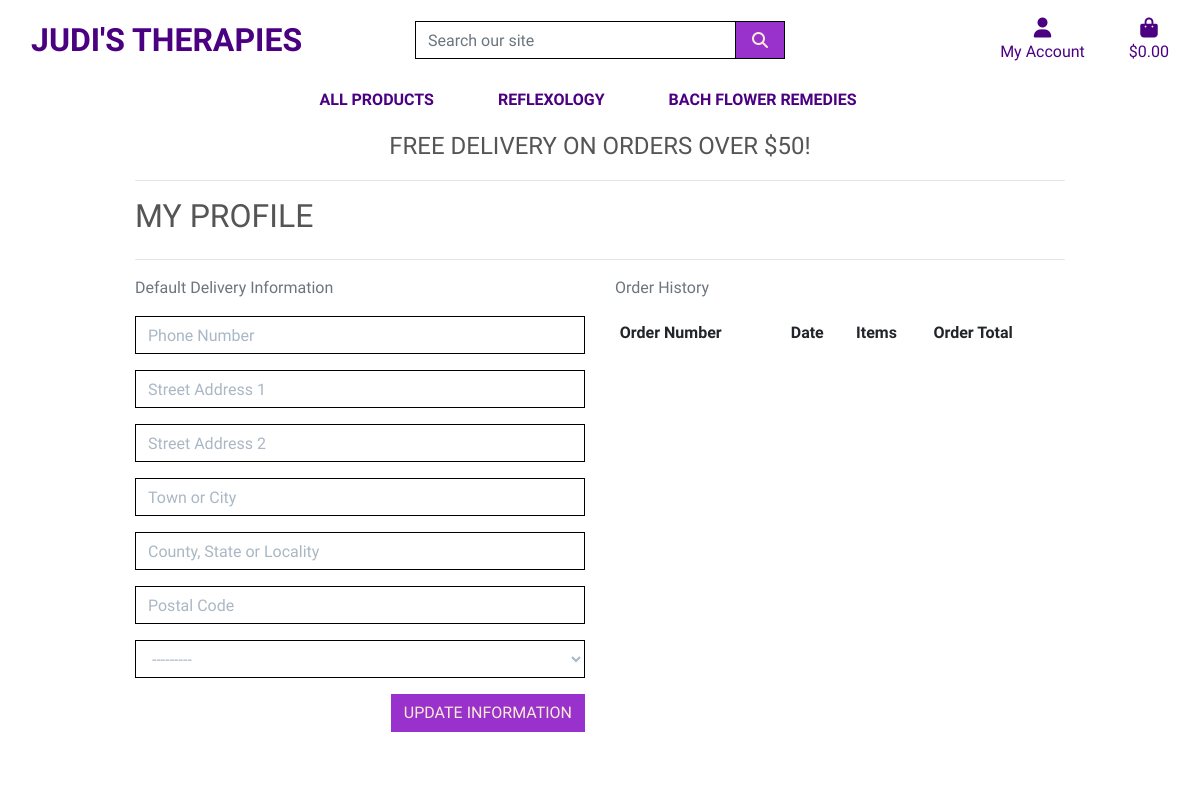
/profile/ (signed in), run on an earlier commit of the app's database.
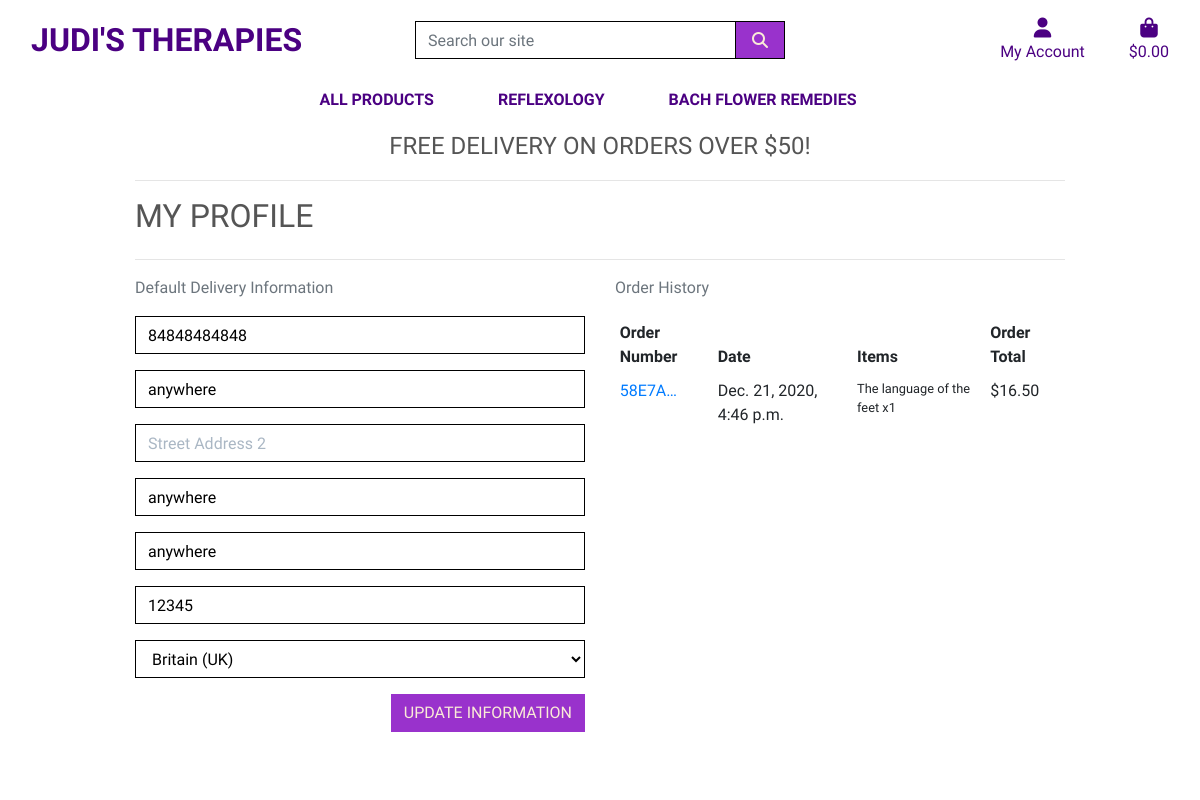
And on a later commit of the database.
### profiles/models.py (models this page shows, shortened)
class UserProfile(models.Model):
    user = models.OneToOneField(User, on_delete=models.CASCADE)
    default_phone_number = models.CharField(max_length=20, null=True, blank=True)
    default_street_address1 = models.CharField(max_length=80, null=True, blank=True)
    default_street_address2 = models.CharField(max_length=80, null=True, blank=True)
    default_town_or_city = models.CharField(max_length=40, null=True, blank=True)
    default_county = models.CharField(max_length=80, null=True, blank=True)
    default_postcode = models.CharField(max_length=20, null=True, blank=True)
    default_country = CountryField(blank_label='Country', null=True, blank=True)

### checkout/models.py (models this page shows, shortened)
class Order(models.Model):
    order_number = models.CharField(max_length=32, null=False, editable=False)
    user_profile = models.ForeignKey(UserProfile, on_delete=models.SET_NULL,
                                     null=True, blank=True, related_name='orders')
    full_name = models.CharField(max_length=50, null=False, blank=False)
    email = models.EmailField(max_length=254, null=False, blank=False)
    phone_number = models.CharField(max_length=20, null=False, blank=False)
    country = CountryField(blank_label='Country *', null=False, blank=False)
    postcode = models.CharField(max_length=20, null=True, blank=True)
    town_or_city = models.CharField(max_length=40, null=False, blank=False)
    street_address1 = models.CharField(max_length=80, null=False, blank=False)
    street_address2 = models.CharField(max_length=80, null=True, blank=True)
    county = models.CharField(max_length=80, null=True, blank=True)
    date = models.DateTimeField(auto_now_add=True)
    delivery_cost = models.DecimalField(max_digits=6, decimal_places=2, null=False, default=0)
    order_total = models.DecimalField(max_digits=10, decimal_places=2, null=False, default=0)
    grand_total = models.DecimalField(max_digits=10, decimal_places=2, null=False, default=0)
    original_bag = models.TextField(null=False, blank=False, default='')
    stripe_pid = models.CharField(max_length=254, null=False, blank=False, default='')

class OrderLineItem(models.Model):
    order = models.ForeignKey(Order, null=False, blank=False, on_delete=models.CASCADE, related_name='lineitems')
    product = models.ForeignKey(Product, null=False, blank=False, on_delete=models.CASCADE)
    product_size = models.CharField(max_length=2, null=True, blank=True) # XS, S, M, L, XL
    quantity = models.IntegerField(null=False, blank=False, default=0)
    lineitem_total = models.DecimalField(max_digits=6, decimal_places=2, null=False, blank=False, editable=False)

### products/models.py (models this page shows, shortened)
class Product(models.Model):
    category = models.ForeignKey('Category', null=True, blank=True, on_delete=models.SET_NULL)
    sku = models.CharField(max_length=254, null=True, blank=True)
    name = models.CharField(max_length=254)
    description = models.TextField()
    price = models.DecimalField(max_digits=6, decimal_places=2)
    has_sizes = models.BooleanField(default=False, null=True, blank=True)
    rating = models.DecimalField(max_digits=6, decimal_places=2, null=True, blank=True)
    image = models.ImageField(null=True, blank=True)

### profiles/views.py (the view)
# urls.py: path('profile/', include('profiles.urls')),
def profile(request):
    profile = get_object_or_404(UserProfile, user=request.user)
    if request.method == 'POST':
        form = UserProfileForm(request.POST, instance=profile)
        if form.is_valid():
            form.save()
            messages.success(request, 'Profile updated successfully')
        else:
            messages.error(request, 'Update failed. Please ensure the form is valid.')
    else:
        form = UserProfileForm(instance=profile)
    orders = profile.orders.all()
    template = 'profiles/profile.html'
    context = {
        'form': form,
        'orders': orders,
        'on_profile_page': True
    }
    return render(request, template, context)

### profiles/forms.py
class UserProfileForm(forms.ModelForm):
    class Meta:
        model = UserProfile
        exclude = ('user',)
    def __init__(self, *args, **kwargs):
        super().__init__(*args, **kwargs)
        placeholders = {
            'default_phone_number': 'Phone Number',
            'default_postcode': 'Postal Code',
            'default_town_or_city': 'Town or City',
            'default_street_address1': 'Street Address 1',
            'default_street_address2': 'Street Address 2',
            'default_county': 'County, State or Locality',
        }
        self.fields['default_phone_number'].widget.attrs['autofocus'] = True
        for field in self.fields:
            if field != 'default_country':
                if self.fields[field].required:
                    placeholder = f'{placeholders[field]} *'
                else:
                    placeholder = placeholders[field]
                self.fields[field].widget.attrs['placeholder'] = placeholder
            self.fields[field].widget.attrs['class'] = 'border-black rounded-0 profile-form-input'
            self.fields[field].label = False

### bag/contexts.py (called while the page is built, shortened)
def bag_contents(request):
    bag_items = []
    total = 0
    product_count = 0
    bag = request.session.get('bag', {})
    if total < settings.FREE_DELIVERY_THRESHOLD:
        delivery = total * Decimal(settings.STANDARD_DELIVERY_PERCENTAGE / 100)
        free_delivery_delta = settings.FREE_DELIVERY_THRESHOLD - total
    else:
        delivery = 0
        free_delivery_delta = 0
    grand_total = delivery + total
    context = {
        'bag_items': bag_items,
        'total': total,
        'product_count': product_count,
        'delivery': delivery,
        'free_delivery_delta': free_delivery_delta,
        'free_delivery_threshold': settings.FREE_DELIVERY_THRESHOLD,
        'grand_total': grand_total,
    }
    return context

### profiles/templates/profiles/profile.html (shortened to what this page needs)
<!DOCTYPE html>
{% extends "base.html" %}
{% load static %}
{% block extra_css %}
    <link rel="stylesheet" href="{% static 'profiles/css/profile.css' %}">
{% endblock %}
{% block page_header %}
    <div class="container header-container">
    </div>
{% endblock %}
{% block content %}
    <div class="overlay"></div>
    <div class="container">
        <div class="row">
            <div class="col">
                <hr>
                <h2 class="logo-font mb-4">My Profile</h2>
                <hr>
            </div>
        </div>
        <div class="row">
            <div class="col-12 col-lg-6">
                <p class="text-muted">Default Delivery Information</p>
                <form class="mt-3" action="{% url 'profile' %}" method="POST" id="profile-update-form">
                    {{ form|crispy }}
                    <button class="btn btn-black rounded-0 text-uppercase float-right">Update Information</button>
                </form>
            </div>
            <div class="col-12 col-lg-6">
                <p class="text-muted">Order History</p>
                <div class="order-history table-responsive">
                    <table class="table table-sm table-borderless">
                        <thead>
                            <tr>
                                <th>Order Number</th>
                                <th>Date</th>
                                <th>Items</th>
                                <th>Order Total</th>
                            </tr>
                        </thead>
                        <tbody>
                            {% for order in orders %}
                                <tr>
                                    <td>
                                        <a href="{% url 'order_history' order.order_number %}"
                                        title="{{ order.order_number }}">
                                            {{ order.order_number|truncatechars:6 }}
                                        </a>
                                    </td>
                                    <td>{{ order.date }}</td>
                                    <td>
                                        <ul class="list-unstyled">
                                            {% for item in order.lineitems.all %}
                                                <li class="small">
                                                    {{ item.product.name }} x{{ item.quantity }}
                                                </li>
                                            {% endfor %}
                                        </ul>
                                    </td>
                                    <td>${{ order.grand_total }}</td>
                                </tr>
                            {% endfor %}
                        </tbody>
                    </table>
                </div>
            </div>
        </div>
    </div>
{% endblock %}

### templates/base.html (shortened to what this page needs)
<!doctype html>
{% load static %}
<html lang="en">
  <head>
    {% block core_css %}
    <link rel="stylesheet" href="https://stackpath.bootstrapcdn.com/bootstrap/4.4.1/css/bootstrap.min.css">
    <link rel="stylesheet" href="{% static 'css/base.css' %}">
    {% endblock%}
    {% block extra_css %}
    {% endblock %}
  </head>
  <body>
    <header class="container-fluid fixed-top">
        <div id="topnav" class="row bg-white pt-lg-2 d-none d-lg-flex">
            <div class="col-12 col-lg-4 my-auto py-1 py-lg-0 text-center text-lg-left">
                <a href="{% url 'home' %}" class="nav-link main-logo-link">
                    <h2 class="logo-font text-black my-0"><strong>Judi's Therapies</strong></h2>
                </a>
            </div>
            <div class="col-12 col-lg-4 my-auto py-1 py-lg-0">
                <form method="GET" action="{% url 'products' %}">
                    <div class="input-group w-100">
                        <input class="form-control border border-black rounded-0" type="text" name="q" placeholder="Search our site">
                        <div class="input-group-append">
                            <button class="form-control btn btn-black border border-black rounded-0" type="submit">
                                <span class="icon">
                                    <i class="fas fa-search"></i>
                                </span>
                            </button>
                        </div>
                    </div>
                </form>
            </div>
            <div class="col-12 col-lg-4 my-auto py-1 py-lg-0">
                <ul class="list-inline list-unstyled text-center text-lg-right my-0">
                    <li class="list-inline-item dropdown">
                        <a class="text-black nav-link" href="#" id="user-options" data-toggle="dropdown" aria-haspopup="true" aria-expanded="false">
                            <div class="text-center">
                                <div><i class="fas fa-user fa-lg"></i></div>
                                <p class="my-0">My Account</p>
                            </div>
                        </a>
                    </li>
                    <li class="list-inline-item">
                        <a class="{% if grand_total %}text-info font-weight-bold{% else %}text-black{% endif %} nav-link" href="{% url 'view_bag' %}">
                            <div class="text-center">
                                <div><i class="fas fa-shopping-bag fa-lg"></i></div>
                                <p class="my-0">
                                    {% if grand_total %}
                                        ${{ grand_total|floatformat:2 }}
                                    {% else %}
                                        $0.00
                                    {% endif %}
                                </p>
                            </div>
                        </a>
                    </li>
                </ul>
            </div>
        </div>
        <div class="row bg-white">
            <nav class="navbar navbar-expand-lg navbar-light w-100">
                {% include 'includes/mobile-top-header.html' %}
                {% include 'includes/main-nav.html' %}
            </nav>
        </div>
        <div id="delivery-banner" class="row text-center">
            <div class="col bg-black text-purple">
                <h4 class="logo-font my-1">Free delivery on orders over ${{ free_delivery_threshold }}!</h4>
            </div>
        </div>
    </header>
    {% block page_header %}
    {% endblock %}
    {% block content %}
    {% endblock %}
  </body>
</html>

### templates/includes/mobile-top-header.html (shortened to what this page needs)
<!DOCTYPE html>

### templates/includes/main-nav.html (shortened to what this page needs)
<!DOCTYPE html>
<div class="collapse navbar-collapse" id="main-nav">
<ul class="navbar-nav w-auto mx-auto">
        <li class="nav-item dropdown">
            <a class="logo-font font-weight-bold nav-link text-black mr-5" href="#" id="all-products-link" data-toggle="dropdown" aria-haspopup="true" aria-expanded="false">
                All Products
            </a>
        </li>
        <li class="nav-item dropdown">
            <a class="logo-font font-weight-bold nav-link text-black mr-5" href="#" id="reflexology-link" data-toggle="dropdown" aria-haspopup="true" aria-expanded="false">
                Reflexology
            </a>
        </li>
        <li class="nav-item dropdown">
            <a class="logo-font font-weight-bold nav-link text-black mr-5" href="#" id="bach-flower-link" data-toggle="dropdown" aria-haspopup="true" aria-expanded="false">
                Bach Flower Remedies
            </a>
        </li>
    </ul>
</div>

### static/css/base.css (style rules this page uses)
html { height: 100%; }
body { background: url('/media/Reflexology-Image2.jpg') no-repeat center center fixed; background-size: cover; height: calc(100vh - 164px); color: #555; font-family: 'Kalam'; }
.icon { align-items: center; display: inline-flex; justify-content: center; height: 1.5rem; width: 1.5rem; }
.logo-font { text-transform: uppercase; }
.main-logo-link { width: fit-content; }
.btn-black { background: #9932CC; color: #FAEBD7; }
.text-black { color: #4B0082 !important; }
.border-black { border: 1px solid black !important; }
.overlay { height: 100%; width: 100%; top: 0; left: 0; position: fixed; background: white; z-index: -1; }
@media (min-width: 1200px) { .container { max-width: 80%; } }
@media (min-width: 992px) { .header-container { padding-top: 164px; } }

### profiles/static/profiles/css/profile.css (style rules this page uses)
.order-history { max-height: 416px; overflow-y: auto; }
#profile-update-form .form-control { color: #000; }
#profile-update-form input::placeholder { color: #aab7c4; }
#id_default_country, #id_default_country option:not(:first-child) { color: #000; }

What changed in the data, as far as the page shows it:
changed UserProfile: default_phone_number (not shown) → "84848484848"; default_street_address1 (not shown) → "anywhere"; default_town_or_city (not shown) → "anywhere"; default_county (not shown) → "anywhere"; default_postcode (not shown) → "12345"; default_country "---------" → "Britain (UK)"
added Order: order_number "58E7A…", date "Dec. 21, 2020, 4:46 p.m.", grand_total "16.50"
added OrderLineItem: product.name "The language of the feet", quantity "1"
